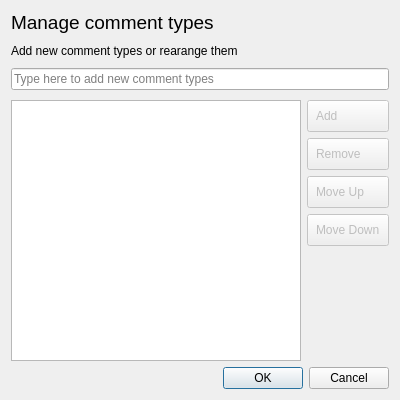
<?xml version="1.0" encoding="UTF-8"?>
<ui version="4.0">
 <class>editCommentTypeDialog</class>
 <widget class="QDialog" name="editCommentTypeDialog">
  <property name="geometry">
   <rect>
    <x>0</x>
    <y>0</y>
    <width>400</width>
    <height>400</height>
   </rect>
  </property>
  <property name="minimumSize">
   <size>
    <width>400</width>
    <height>400</height>
   </size>
  </property>
  <property name="windowTitle">
   <string>Dialog</string>
  </property>
  <property name="accessibleName">
   <string>Comment types</string>
  </property>
  <layout class="QGridLayout" name="gridLayout">
   <item row="0" column="0">
    <layout class="QVBoxLayout" name="verticalLayout">
     <property name="spacing">
      <number>10</number>
     </property>
     <item>
      <widget class="QLabel" name="title">
       <property name="sizePolicy">
        <sizepolicy hsizetype="Expanding" vsizetype="Minimum">
         <horstretch>0</horstretch>
         <verstretch>0</verstretch>
        </sizepolicy>
       </property>
       <property name="font">
        <font>
         <pointsize>14</pointsize>
         <weight>50</weight>
         <bold>false</bold>
         <strikeout>false</strikeout>
         <kerning>true</kerning>
        </font>
       </property>
       <property name="text">
        <string>Manage comment types </string>
       </property>
      </widget>
     </item>
     <item>
      <widget class="QLabel" name="subtitle">
       <property name="text">
        <string>Add new comment types or rearange them</string>
       </property>
      </widget>
     </item>
     <item>
      <layout class="QFormLayout" name="formLayout">
       <property name="horizontalSpacing">
        <number>0</number>
       </property>
       <property name="verticalSpacing">
        <number>0</number>
       </property>
       <item row="0" column="1">
        <widget class="QLineEdit" name="lineEdit">
         <property name="placeholderText">
          <string>Type here to add new comment types</string>
         </property>
        </widget>
       </item>
       <item row="1" column="1">
        <widget class="QWidget" name="widget" native="true">
         <property name="styleSheet">
          <string notr="true">QPushButton { text-align:left; padding: 8px; }</string>
         </property>
         <layout class="QHBoxLayout" name="horizontalLayout_15">
          <property name="leftMargin">
           <number>0</number>
          </property>
          <property name="topMargin">
           <number>10</number>
          </property>
          <property name="rightMargin">
           <number>0</number>
          </property>
          <property name="bottomMargin">
           <number>0</number>
          </property>
          <item>
           <widget class="QListWidget" name="listWidget"/>
          </item>
          <item>
           <widget class="QWidget" name="buttonContainer" native="true">
            <property name="sizePolicy">
             <sizepolicy hsizetype="Fixed" vsizetype="Expanding">
              <horstretch>0</horstretch>
              <verstretch>0</verstretch>
             </sizepolicy>
            </property>
            <layout class="QVBoxLayout" name="verticalLayout_21">
             <property name="leftMargin">
              <number>0</number>
             </property>
             <property name="topMargin">
              <number>0</number>
             </property>
             <property name="rightMargin">
              <number>0</number>
             </property>
             <property name="bottomMargin">
              <number>0</number>
             </property>
             <item>
              <widget class="QWidget" name="buttonContainerInside" native="true">
               <property name="sizePolicy">
                <sizepolicy hsizetype="Fixed" vsizetype="Fixed">
                 <horstretch>0</horstretch>
                 <verstretch>0</verstretch>
                </sizepolicy>
               </property>
               <layout class="QVBoxLayout" name="verticalLayout_22">
                <property name="leftMargin">
                 <number>0</number>
                </property>
                <property name="topMargin">
                 <number>0</number>
                </property>
                <property name="rightMargin">
                 <number>0</number>
                </property>
                <property name="bottomMargin">
                 <number>0</number>
                </property>
                <item>
                 <widget class="QPushButton" name="buttonAdd">
                  <property name="enabled">
                   <bool>false</bool>
                  </property>
                  <property name="focusPolicy">
                   <enum>Qt::TabFocus</enum>
                  </property>
                  <property name="text">
                   <string>Add</string>
                  </property>
                  <property name="icon">
                   <iconset theme="list-add">
                    <normaloff>.</normaloff>.</iconset>
                  </property>
                 </widget>
                </item>
                <item>
                 <widget class="QPushButton" name="buttonRemove">
                  <property name="enabled">
                   <bool>false</bool>
                  </property>
                  <property name="focusPolicy">
                   <enum>Qt::TabFocus</enum>
                  </property>
                  <property name="text">
                   <string>Remove</string>
                  </property>
                  <property name="icon">
                   <iconset theme="list-remove">
                    <normaloff>.</normaloff>.</iconset>
                  </property>
                 </widget>
                </item>
                <item>
                 <widget class="QPushButton" name="buttonUp">
                  <property name="enabled">
                   <bool>false</bool>
                  </property>
                  <property name="focusPolicy">
                   <enum>Qt::TabFocus</enum>
                  </property>
                  <property name="text">
                   <string>Move Up</string>
                  </property>
                  <property name="icon">
                   <iconset theme="go-up">
                    <normaloff>.</normaloff>.</iconset>
                  </property>
                 </widget>
                </item>
                <item>
                 <widget class="QPushButton" name="buttonDown">
                  <property name="enabled">
                   <bool>false</bool>
                  </property>
                  <property name="focusPolicy">
                   <enum>Qt::TabFocus</enum>
                  </property>
                  <property name="text">
                   <string>Move Down</string>
                  </property>
                  <property name="icon">
                   <iconset theme="go-down">
                    <normaloff>.</normaloff>.</iconset>
                  </property>
                 </widget>
                </item>
               </layout>
              </widget>
             </item>
             <item>
              <spacer name="verticalSpacer">
               <property name="orientation">
                <enum>Qt::Vertical</enum>
               </property>
               <property name="sizeHint" stdset="0">
                <size>
                 <width>20</width>
                 <height>40</height>
                </size>
               </property>
              </spacer>
             </item>
            </layout>
           </widget>
          </item>
         </layout>
        </widget>
       </item>
      </layout>
     </item>
    </layout>
   </item>
   <item row="1" column="0">
    <widget class="QDialogButtonBox" name="buttonBox">
     <property name="orientation">
      <enum>Qt::Horizontal</enum>
     </property>
     <property name="standardButtons">
      <set>QDialogButtonBox::Cancel|QDialogButtonBox::Ok</set>
     </property>
    </widget>
   </item>
  </layout>
 </widget>
 <resources/>
 <connections>
  <connection>
   <sender>buttonBox</sender>
   <signal>accepted()</signal>
   <receiver>editCommentTypeDialog</receiver>
   <slot>accept()</slot>
   <hints>
    <hint type="sourcelabel">
     <x>248</x>
     <y>254</y>
    </hint>
    <hint type="destinationlabel">
     <x>157</x>
     <y>274</y>
    </hint>
   </hints>
  </connection>
  <connection>
   <sender>buttonBox</sender>
   <signal>rejected()</signal>
   <receiver>editCommentTypeDialog</receiver>
   <slot>reject()</slot>
   <hints>
    <hint type="sourcelabel">
     <x>316</x>
     <y>260</y>
    </hint>
    <hint type="destinationlabel">
     <x>286</x>
     <y>274</y>
    </hint>
   </hints>
  </connection>
 </connections>
</ui>
